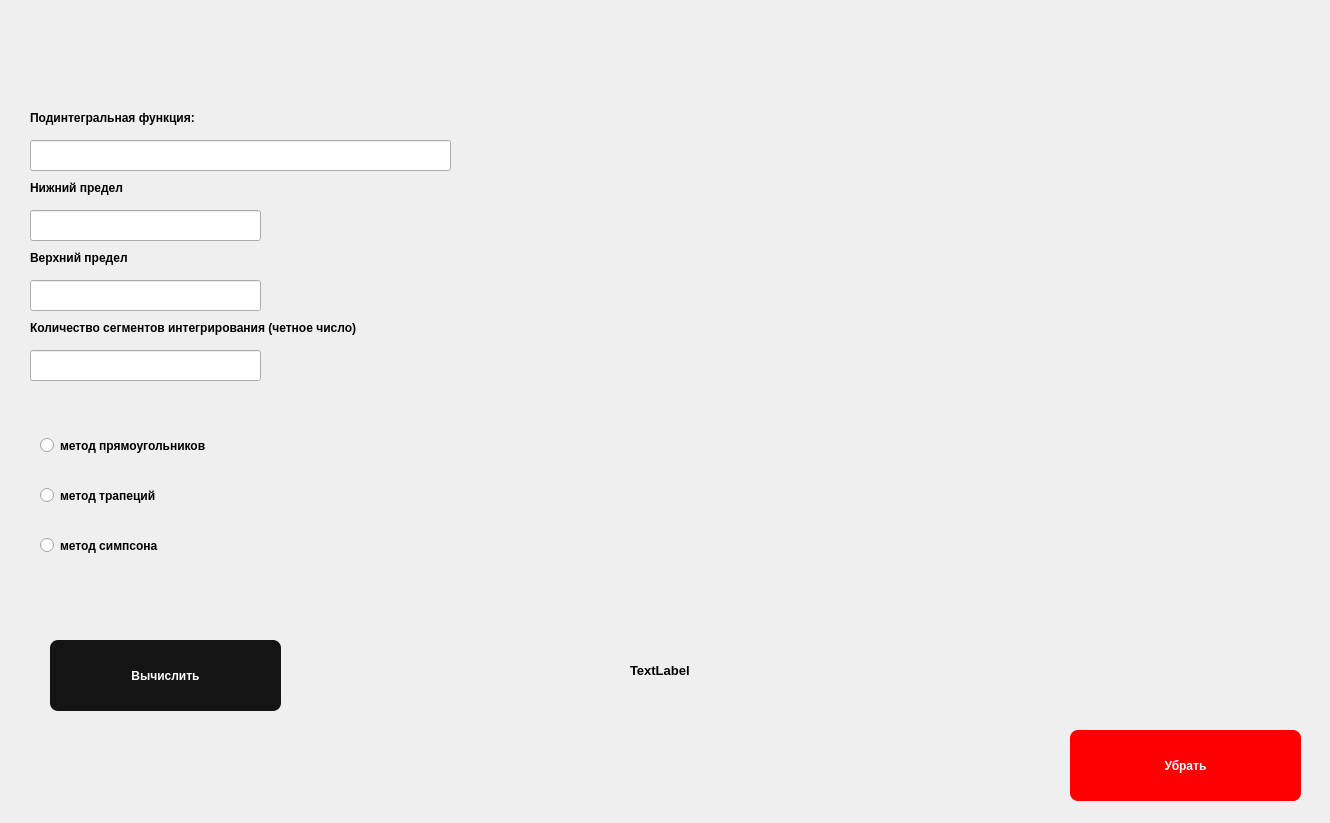
<?xml version="1.0" encoding="UTF-8"?>
<ui version="4.0">
 <class>Dialog</class>
 <widget class="QDialog" name="Dialog">
  <property name="geometry">
   <rect>
    <x>0</x>
    <y>0</y>
    <width>1330</width>
    <height>823</height>
   </rect>
  </property>
  <property name="minimumSize">
   <size>
    <width>1330</width>
    <height>820</height>
   </size>
  </property>
  <property name="windowTitle">
   <string>Dialog</string>
  </property>
  <widget class="QLineEdit" name="lineEdit">
   <property name="geometry">
    <rect>
     <x>30</x>
     <y>140</y>
     <width>421</width>
     <height>31</height>
    </rect>
   </property>
  </widget>
  <widget class="QLabel" name="label_3">
   <property name="geometry">
    <rect>
     <x>30</x>
     <y>250</y>
     <width>411</width>
     <height>16</height>
    </rect>
   </property>
   <property name="font">
    <font>
     <pointsize>9</pointsize>
     <weight>75</weight>
     <bold>true</bold>
    </font>
   </property>
   <property name="text">
    <string>Верхний предел</string>
   </property>
  </widget>
  <widget class="QLineEdit" name="lineEdit_3">
   <property name="geometry">
    <rect>
     <x>30</x>
     <y>280</y>
     <width>231</width>
     <height>31</height>
    </rect>
   </property>
  </widget>
  <widget class="QLabel" name="label_2">
   <property name="geometry">
    <rect>
     <x>30</x>
     <y>180</y>
     <width>421</width>
     <height>16</height>
    </rect>
   </property>
   <property name="font">
    <font>
     <pointsize>9</pointsize>
     <weight>75</weight>
     <bold>true</bold>
    </font>
   </property>
   <property name="text">
    <string>Нижний предел </string>
   </property>
  </widget>
  <widget class="QLineEdit" name="lineEdit_2">
   <property name="geometry">
    <rect>
     <x>30</x>
     <y>210</y>
     <width>231</width>
     <height>31</height>
    </rect>
   </property>
  </widget>
  <widget class="QLabel" name="label">
   <property name="geometry">
    <rect>
     <x>30</x>
     <y>110</y>
     <width>401</width>
     <height>16</height>
    </rect>
   </property>
   <property name="font">
    <font>
     <pointsize>9</pointsize>
     <weight>75</weight>
     <bold>true</bold>
    </font>
   </property>
   <property name="text">
    <string>Подинтегральная функция:</string>
   </property>
  </widget>
  <widget class="QLabel" name="label_4">
   <property name="geometry">
    <rect>
     <x>30</x>
     <y>320</y>
     <width>471</width>
     <height>16</height>
    </rect>
   </property>
   <property name="font">
    <font>
     <pointsize>9</pointsize>
     <weight>75</weight>
     <bold>true</bold>
    </font>
   </property>
   <property name="text">
    <string>Количество сегментов интегрирования (четное число)</string>
   </property>
  </widget>
  <widget class="QLineEdit" name="lineEdit_4">
   <property name="geometry">
    <rect>
     <x>30</x>
     <y>350</y>
     <width>231</width>
     <height>31</height>
    </rect>
   </property>
  </widget>
  <widget class="QWidget" name="widget" native="true">
   <property name="geometry">
    <rect>
     <x>490</x>
     <y>50</y>
     <width>801</width>
     <height>541</height>
    </rect>
   </property>
  </widget>
  <widget class="QRadioButton" name="radioButton">
   <property name="geometry">
    <rect>
     <x>40</x>
     <y>420</y>
     <width>371</width>
     <height>51</height>
    </rect>
   </property>
   <property name="font">
    <font>
     <weight>75</weight>
     <bold>true</bold>
    </font>
   </property>
   <property name="text">
    <string>метод прямоугольников </string>
   </property>
  </widget>
  <widget class="QRadioButton" name="radioButton_2">
   <property name="geometry">
    <rect>
     <x>40</x>
     <y>470</y>
     <width>371</width>
     <height>51</height>
    </rect>
   </property>
   <property name="font">
    <font>
     <weight>75</weight>
     <bold>true</bold>
    </font>
   </property>
   <property name="text">
    <string>метод трапеций</string>
   </property>
  </widget>
  <widget class="QRadioButton" name="radioButton_3">
   <property name="geometry">
    <rect>
     <x>40</x>
     <y>520</y>
     <width>381</width>
     <height>51</height>
    </rect>
   </property>
   <property name="font">
    <font>
     <weight>75</weight>
     <bold>true</bold>
    </font>
   </property>
   <property name="text">
    <string>метод симпсона</string>
   </property>
  </widget>
  <widget class="QPushButton" name="pushButton">
   <property name="geometry">
    <rect>
     <x>50</x>
     <y>640</y>
     <width>231</width>
     <height>71</height>
    </rect>
   </property>
   <property name="font">
    <font>
     <weight>75</weight>
     <bold>true</bold>
    </font>
   </property>
   <property name="styleSheet">
    <string notr="true">color:white;
background-color:rgb(20,20,20); 
border-radius:8px;</string>
   </property>
   <property name="text">
    <string>Вычислить</string>
   </property>
  </widget>
  <widget class="QLabel" name="label_5">
   <property name="geometry">
    <rect>
     <x>630</x>
     <y>630</y>
     <width>281</width>
     <height>81</height>
    </rect>
   </property>
   <property name="font">
    <font>
     <pointsize>10</pointsize>
     <weight>75</weight>
     <bold>true</bold>
    </font>
   </property>
   <property name="text">
    <string>TextLabel</string>
   </property>
  </widget>
  <widget class="QPushButton" name="pushButton_2">
   <property name="geometry">
    <rect>
     <x>1070</x>
     <y>730</y>
     <width>231</width>
     <height>71</height>
    </rect>
   </property>
   <property name="font">
    <font>
     <pointsize>9</pointsize>
     <weight>75</weight>
     <bold>true</bold>
    </font>
   </property>
   <property name="styleSheet">
    <string notr="true">color:white;
background-color:red; 
border-radius:8px;</string>
   </property>
   <property name="text">
    <string>Убрать</string>
   </property>
  </widget>
 </widget>
 <resources/>
 <connections/>
</ui>
